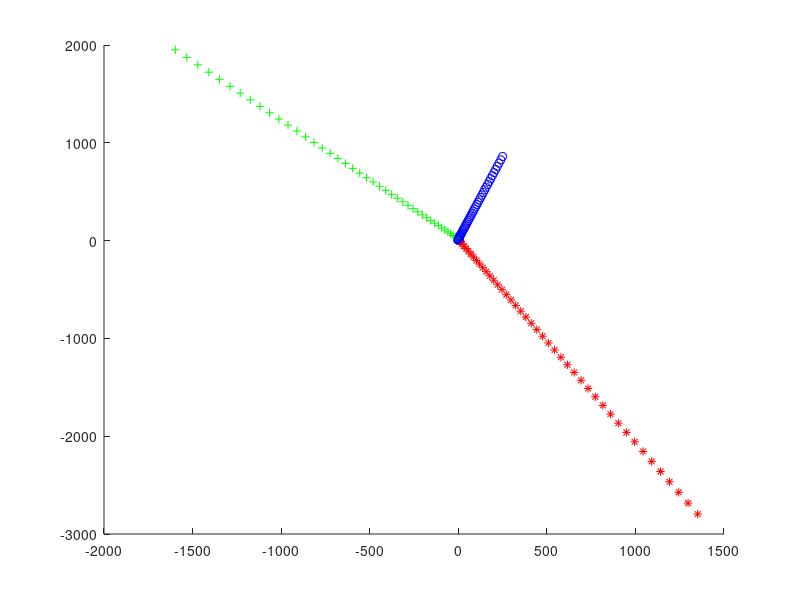

The MATLAB source for this figure:
% Main idea of Verlet's solution: approx. v_n+1 = (a_n + a_n+1)/2 * dt
% Vectors for each body are stored as matrix's columns (i.e. Body 1's position is
% 1st column of r matrix)

%% Initial setup
% Number of bodies
N = 3;

% Grav. constant [N*m^2 / kg^2]
G = 6.67*10^-11;

% Vector of masses, kg
m = [10^10, 10^10, 10^10];

% Initial positions
r = [[-1; 10], [0;0], [5;5]];

% Initial velocities
v = [[0;0], [0;0], [0;0]];

% Initial accelerations
a = [[0;0], [0;0], [0;0]];
a_old = a;  % will store old a vects (needed to find new vel. vects)


% Plot initial positions
hold on
plot(r(1,1), r(2,1), 'k-*')
plot(r(1,2), r(2,2), 'k-+')
plot(r(1,3), r(2,3), 'k-o')

% Timesteps desired
T = 50;



%% Calculating
for dt = 0:1:50
    % Find distances [vect] and absolute lengths [scl] between each body ---- t
    dist_1to2 = r(:,2) - r(:,1);
    length_1to2 = sqrt(dist_1to2' * dist_1to2);
    dist_2to3 = r(:,3) - r(:,2);
    length_2to3 = sqrt(dist_2to3' * dist_2to3);
    dist_3to1 = r(:,1) - r(:,3);
    length_3to1 = sqrt(dist_3to1' * dist_3to1);
    
    % Find force on each body [vect] ------ t
    % Force vect = (Magnitude of force) * unit vect. of dist between bodies
    % Unit vect = dist vect / length scalar
    F_1and2 = (G*m(1)*m(2) / length_1to2^3) * dist_1to2;    % Force on 1 from 2
    F_2and3 = (G*m(2)*m(3) / length_2to3^3) * dist_2to3;    % Force on 2 from 3
    F_3and1 = (G*m(3)*m(1) / length_3to1^3) * dist_3to1;    % Force on 3 from 1

    % Store current accel. vects ("old accel")
    a_old = a;

    % Find new acceleration of each body [vect] ----- t
    % Example: finding accel of body 1
    % a1 = sum F's on 1 / m1. Sum F's on 1 is: (Force on 1 from 2 + -Force
    % on 3 from 1)
    a(:,1) = (F_1and2 - F_3and1)/m(1);
    a(:,2) = (F_2and3 - F_1and2)/m(2);
    a(:,3) = (F_3and1 - F_2and3)/m(3);

    % Find r_t+1 using r_t, v_(t), and a_t
    % Basic kinematics: x = x0 + v0*t + 1/2*a*t^2
    % r_t+1 = r_t + v_t*dt + 0.5*a_t*dt^2
    r = r + v*dt + 0.5*a*dt^2;

    % Find v_t+1 = (a_t-1 + a_t)/2 * dt
    % Basic kinematics: v_t+1 ~= v_t + a_avg * dt
    v = v + (a + a_old)/2 * dt;
    % for body = 1:1:3
    %     v(:,body) = (a_old(:, body) + a(:,body))/2 * dt;
    % end

    plot(r(1,1), r(2,1), 'r-*')
    plot(r(1,2), r(2,2), 'g-+')
    plot(r(1,3), r(2,3), 'b-o')

end